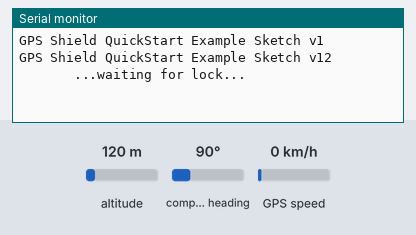
This sketch was run on a simulated Arduino Uno, built with avr-gcc and run on an emulated ATmega328P. Shown: the last lines printed to the serial monitor. The test bench sets the inputs (shaded band); at power-on: altitude 120 m, compass heading 90°, GPS speed 0 km/h. The GPS gets a fix after 3 s at 37.7749, -122.4194 with 8 satellites.

Above: at 1.2 s.
1.3 s: altitude set to 20 m
At 4.0 s:
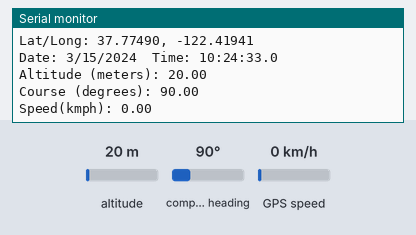
4.6 s: compass heading set to 7°
At 5.9 s:
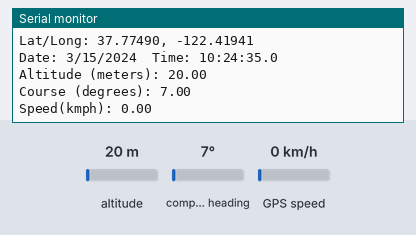
6.1 s: GPS speed set to 2 km/h
At 7.3 s:
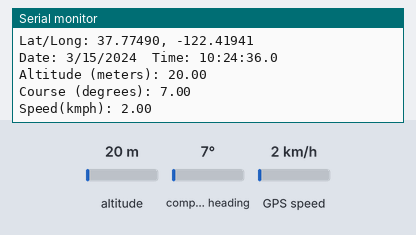
Timing chart, 0 to 9.1 s (numbered marks = the images above; inputs shaded):
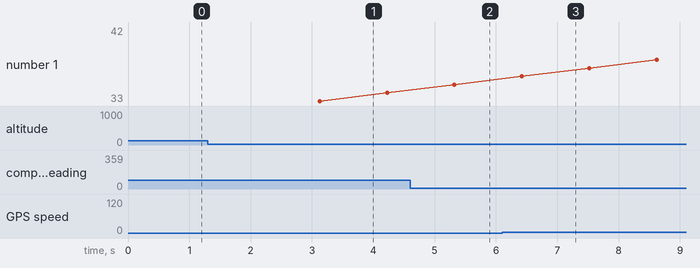

Measured:
- after the input at 1.3 s, the serial monitor: prints a new line after 1.9 s (image 1)
- after the input at 4.6 s, the serial monitor: prints a new line after 0.79 s (image 2)
- after the input at 6.1 s, the serial monitor: prints a new line after 0.41 s (image 3)

The sketch:

20191018_Gps.ino
```cpp
#include <SoftwareSerial.h>
#include <TinyGPS.h>

#define RXPIN 2
#define TXPIN 3
#define GPSBAUD 9600

TinyGPS gps;
SoftwareSerial uart_gps(RXPIN, TXPIN);

void getgps(TinyGPS &gps);

void setup()
{
  Serial.begin(9600);
  uart_gps.begin(GPSBAUD);

  Serial.println("");
  Serial.println("GPS Shield QuickStart Example Sketch v12");
  Serial.println("       ...waiting for lock...           ");
  Serial.println("");
}

void loop()
{
  while(uart_gps.available())     // While there is data on the RX pin...
  {
      int c = uart_gps.read();    // load the data into a variable...
      if(gps.encode(c))      // if there is a new valid sentence...
      {
        getgps(gps);         // then grab the data.
      }
  }
}

void getgps(TinyGPS &gps)
{
  float latitude, longitude;
  gps.f_get_position(&latitude, &longitude);

  Serial.print("Lat/Long: ");
  Serial.print(latitude,5);
  Serial.print(", ");
  Serial.println(longitude,5);

  int year;
  byte month, day, hour, minute, second, hundredths;
  gps.crack_datetime(&year,&month,&day,&hour,&minute,&second,&hundredths);

  Serial.print("Date: "); Serial.print(month, DEC); Serial.print("/");
  Serial.print(day, DEC); Serial.print("/"); Serial.print(year);
  Serial.print("  Time: "); Serial.print(hour, DEC); Serial.print(":");
  Serial.print(minute, DEC); Serial.print(":"); Serial.print(second, DEC);
  Serial.print("."); Serial.println(hundredths, DEC);
  Serial.print("Altitude (meters): "); Serial.println(gps.f_altitude());

  Serial.print("Course (degrees): "); Serial.println(gps.f_course());

  Serial.print("Speed(kmph): "); Serial.println(gps.f_speed_kmph());
  Serial.println();

  unsigned long chars;
  unsigned short sentences, failed_checksum;
  gps.stats(&chars, &sentences, &failed_checksum);

  delay(1000);
}
```
